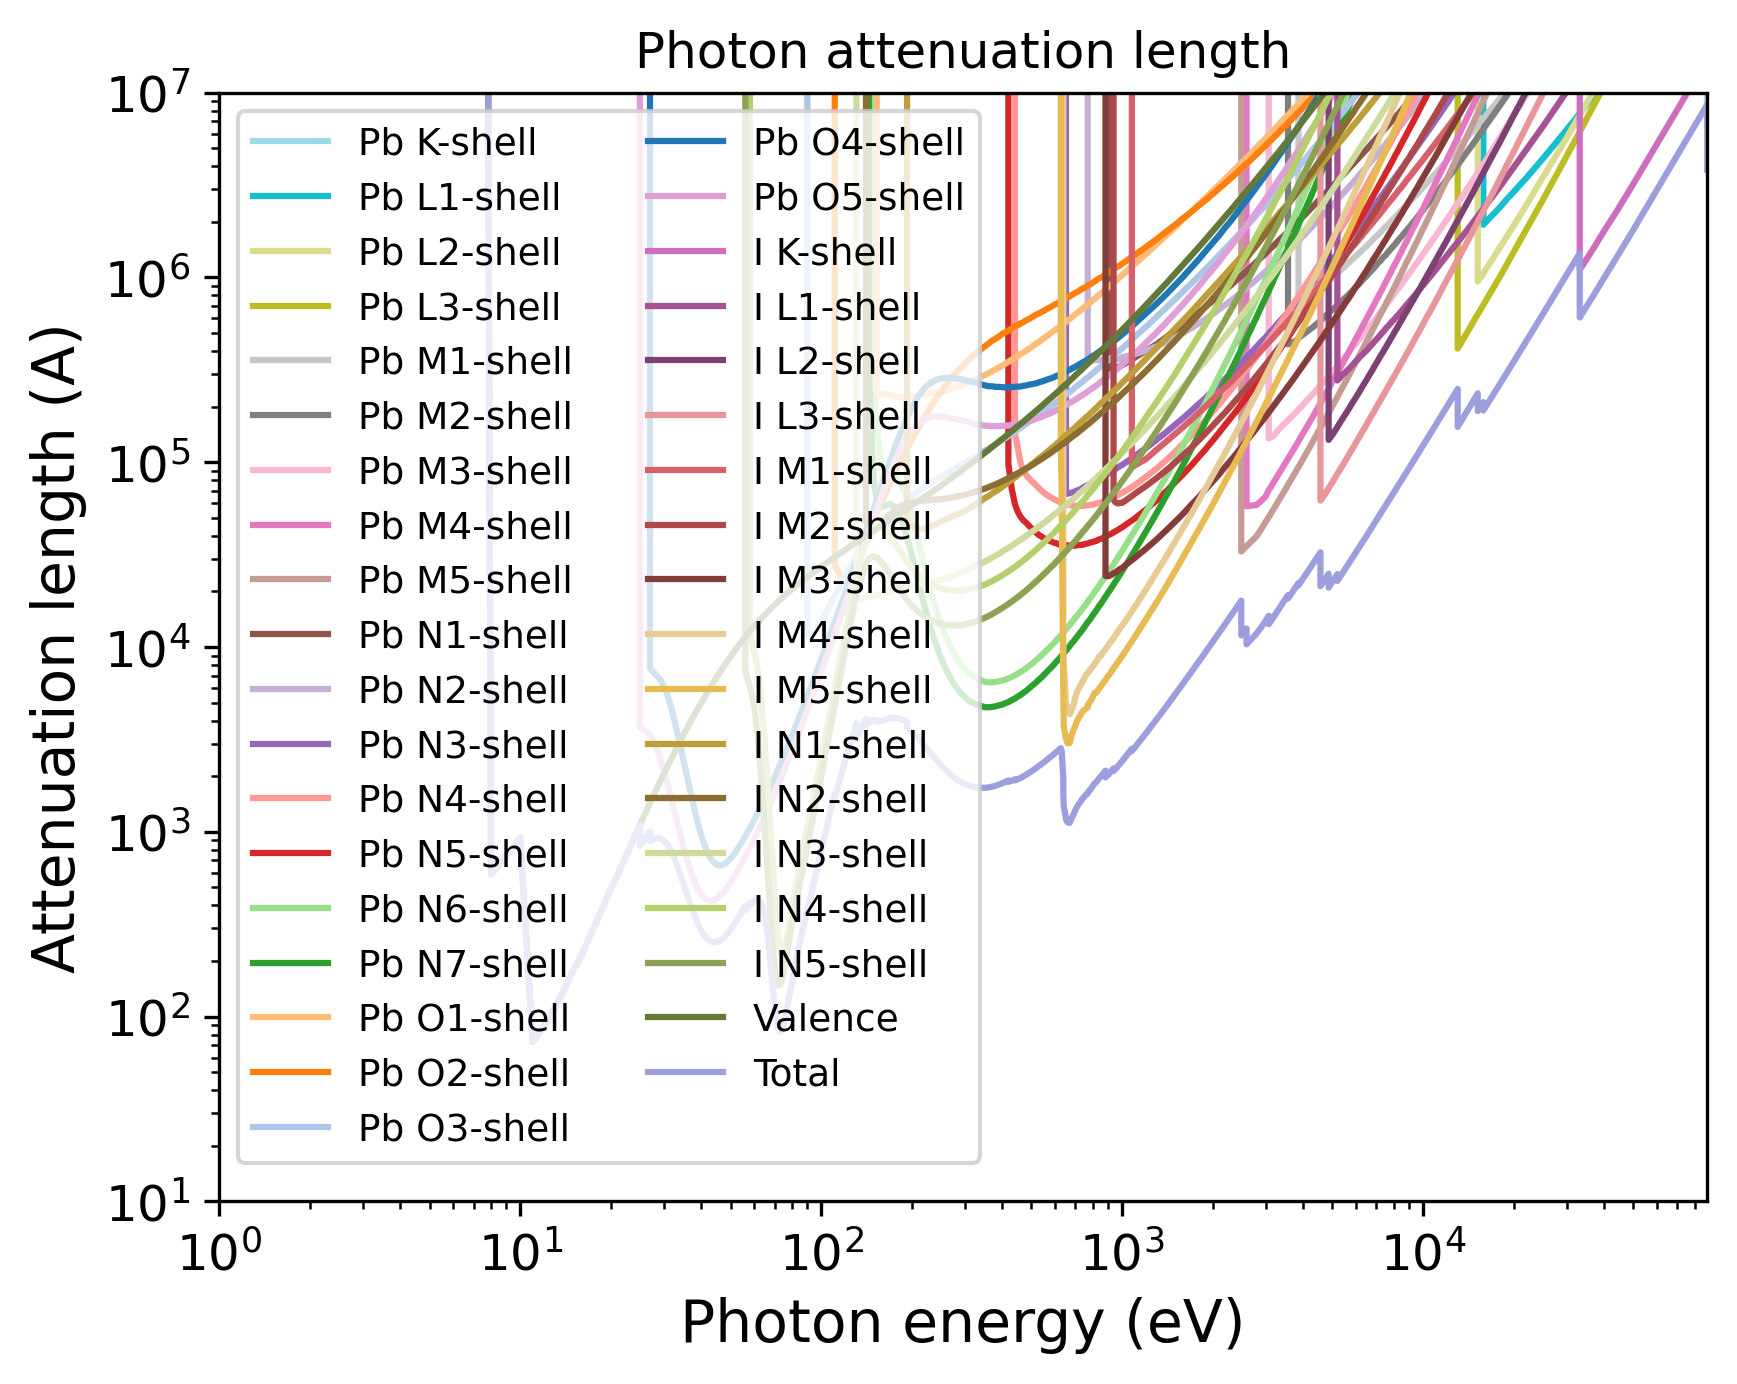

Recreate this plot in Python.
import pandas as pd
import numpy as np
import matplotlib.pyplot as plt
import matplotlib.cm as cm
# Set the format:
plt.xlabel("Photon energy (eV)", fontsize=14)
plt.ylabel("Attenuation length (A)", fontsize=14)
plt.xticks(fontsize=12)
plt.yticks(fontsize=12)
plt.grid(False)
# Set the axes:
# Read the output file:
df = pd.read_csv(r"OUTPUT_PbI2_Photon_IMFP.dat", sep=r'\s+', header=None, comment="#", skipinitialspace=True)
plt.xscale("log")
plt.yscale("log")
# Prepare the plot:
columns_to_plot = [ 1, 2, 3, 4, 5, 6, 7, 8, 9, 10, 11, 12, 13, 14, 15, 16, 17, 18, 19, 20, 21, 22, 23, 24, 25, 26, 27, 28, 29, 30, 31, 32, 33, 34, 35, 36, 37]
labels = [ "Pb K-shell", "Pb L1-shell", "Pb L2-shell", "Pb L3-shell", "Pb M1-shell", "Pb M2-shell", "Pb M3-shell", "Pb M4-shell", "Pb M5-shell", "Pb N1-shell", "Pb N2-shell", "Pb N3-shell", "Pb N4-shell", "Pb N5-shell", "Pb N6-shell", "Pb N7-shell", "Pb O1-shell", "Pb O2-shell", "Pb O3-shell", "Pb O4-shell", "Pb O5-shell", "I K-shell", "I L1-shell", "I L2-shell", "I L3-shell", "I M1-shell", "I M2-shell", "I M3-shell", "I M4-shell", "I M5-shell", "I N1-shell", "I N2-shell", "I N3-shell", "I N4-shell", "I N5-shell", "Valence", "Total"]
# Create N distinct colors from a colormap
N = len(columns_to_plot)
colors = np.vstack([plt.cm.tab20(np.linspace(1, 0, 20)), plt.cm.tab20b(np.linspace(1, 0, 20))])
# Set line styles:
linestyles = [ "-", "-", "-", "-", "-", "-", "-", "-", "-", "-", "-", "-", "-", "-", "-", "-", "-", "-", "-", "-", "-", "-", "-", "-", "-", "-", "-", "-", "-", "-", "-", "-", "-", "-", "-", "-", "-"]
for i, col in enumerate(columns_to_plot):
    color = colors[i % len(colors)]
    ls    = linestyles[i % len(linestyles)]
    label = labels[i % len(labels)]
    plt.plot(df.iloc[:, 0], df.iloc[:, col],
    color=color,
    label=label,
    linestyle=ls)
plt.xlim(1.00000000,88011.00100000)
plt.ylim(10.00000000,10000000.00000000)
plt.title("Photon attenuation length")
plt.legend(loc="best", fontsize=9, ncol=2)
# Save the plot in this format:
plt.savefig("OUTPUT_MFP_photon.png", dpi=300, bbox_inches="tight")
